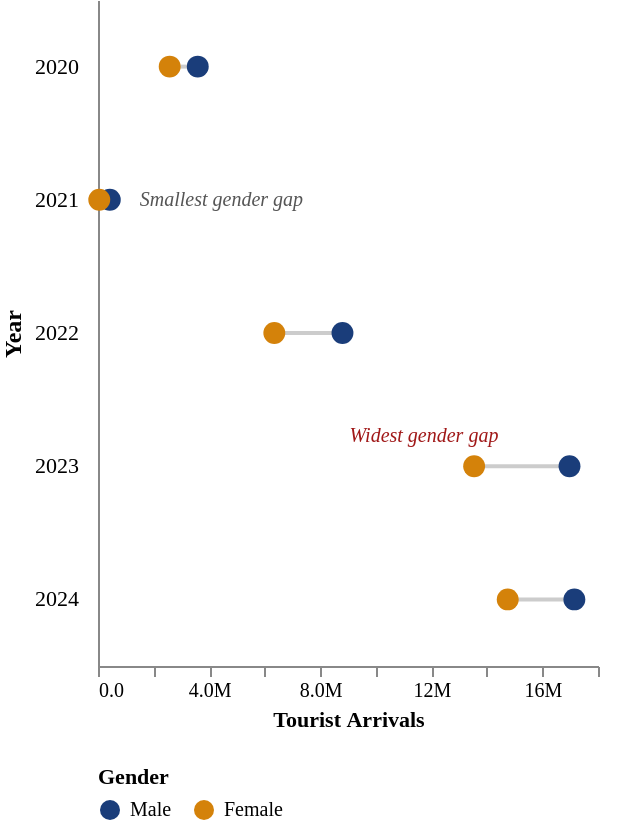

Write the Vega-Lite specification saved for this chart.
### Vega-Lite specification from a JSON file in a GitHub repository (floating-point values rounded to 4 significant figures)
{"$schema": "https://vega.github.io/schema/vega-lite/v5.json", "width": "container", "height": 410, "autosize": "fit", "padding": {"top": 0, "left": 0, "right": 10, "bottom": 0}, "data": {"values": [{"year": "2020", "gender": "Male", "arrivals": 3591232}, {"year": "2020", "gender": "Female", "arrivals": 2580776}, {"year": "2021", "gender": "Male", "arrivals": 424712}, {"year": "2021", "gender": "Female", "arrivals": 45847}, {"year": "2022", "gender": "Male", "arrivals": 8801218}, {"year": "2022", "gender": "Female", "arrivals": 6347294}, {"year": "2023", "gender": "Male", "arrivals": 16974572}, {"year": "2023", "gender": "Female", "arrivals": 13540732}, {"year": "2024", "gender": "Male", "arrivals": 17149251}, {"year": "2024", "gender": "Female", "arrivals": 14749915}]}, "layer": [{"mark": {"type": "line", "color": "#cccccc", "strokeWidth": 2}, "encoding": {"x": {"field": "arrivals", "type": "quantitative", "axis": {"title": "Tourist Arrivals", "titleFont": "DM Sans", "titleFontSize": 11, "labelFont": "DM Sans", "labelFontSize": 10, "domain": true, "grid": false, "format": ".2s"}}, "y": {"field": "year", "type": "ordinal", "sort": ["2020", "2021", "2022", "2023", "2024"], "axis": {"title": "Year", "titleFont": "DM Sans", "titleFontSize": 12, "labelFont": "DM Sans", "labelFontSize": 11, "labelPadding": 10, "domain": true, "grid": false, "ticks": false}}, "detail": {"field": "year", "type": "ordinal"}}}, {"mark": {"type": "point", "filled": true, "size": 120, "opacity": 1}, "encoding": {"x": {"field": "arrivals", "type": "quantitative"}, "y": {"field": "year", "type": "ordinal", "sort": ["2020", "2021", "2022", "2023", "2024"]}, "color": {"field": "gender", "type": "nominal", "scale": {"domain": ["Male", "Female"], "range": ["#1a3d7a", "#d4820a"]}, "legend": {"title": "Gender", "titleFont": "DM Sans", "titleFontSize": 11, "labelFont": "DM Sans", "labelFontSize": 10, "orient": "bottom"}}, "tooltip": [{"field": "year", "type": "ordinal", "title": "Year"}, {"field": "gender", "type": "nominal", "title": "Gender"}, {"field": "arrivals", "type": "quantitative", "title": "Arrivals", "format": ","}]}}, {"mark": {"type": "text", "align": "left", "baseline": "middle", "dx": -110, "dy": -15, "fontSize": 10, "fontStyle": "italic", "font": "DM Sans", "color": "#a01818"}, "transform": [{"filter": "datum.year === '2023' && datum.gender === 'Male'"}], "encoding": {"x": {"field": "arrivals", "type": "quantitative"}, "y": {"field": "year", "type": "ordinal"}, "text": {"value": "Widest gender gap"}}}, {"mark": {"type": "text", "align": "left", "baseline": "middle", "dx": 15, "fontSize": 10, "fontStyle": "italic", "font": "DM Sans", "color": "#555555"}, "transform": [{"filter": "datum.year === '2021' && datum.gender === 'Male'"}], "encoding": {"x": {"field": "arrivals", "type": "quantitative"}, "y": {"field": "year", "type": "ordinal"}, "text": {"value": "Smallest gender gap"}}}], "config": {"background": "transparent", "view": {"stroke": "transparent"}}}
